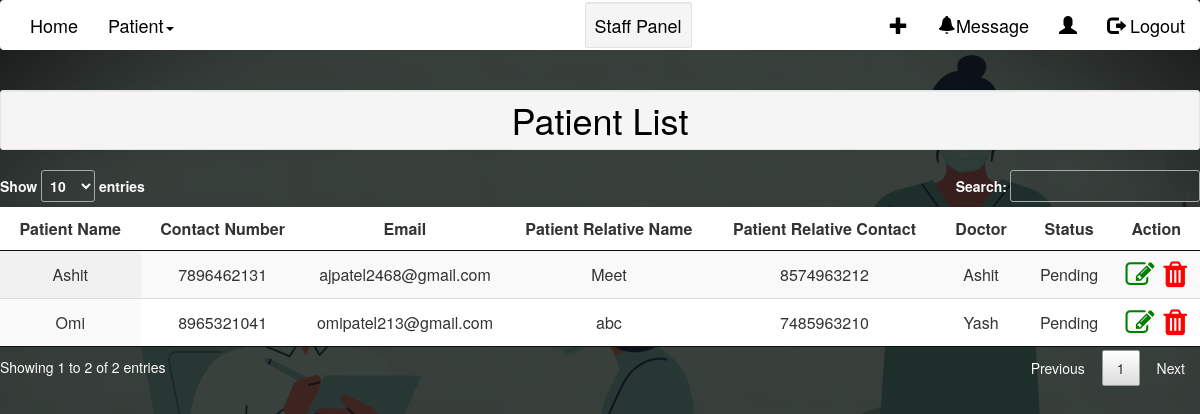
Before: /viewPatient/ with the older database file.
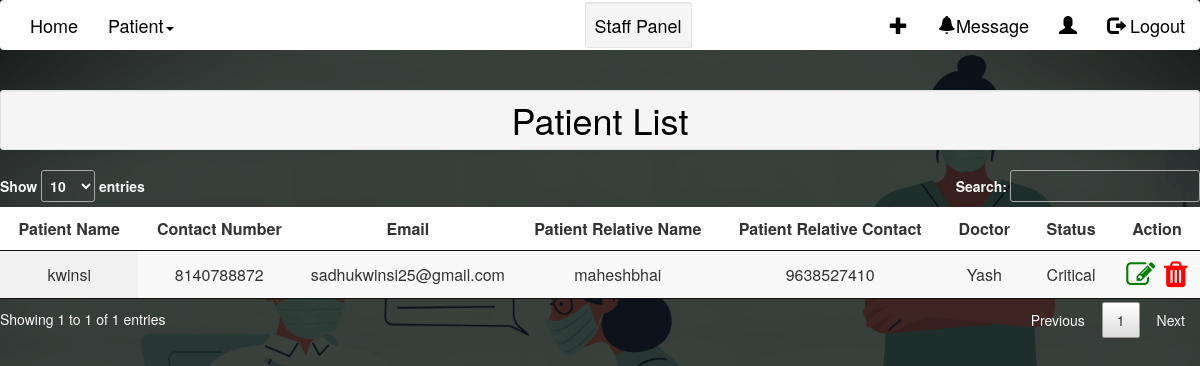
After: the same page with the newer database file.
### home/models.py (models this page shows, shortened)
class Patient(models.Model):
    caseNumber = models.IntegerField(('Case Number'),default=random.randint(100000,999999),unique=True)
    patientId = models.AutoField(primary_key=True)
    patientName = models.CharField(("Patient Name"),max_length=24)
    patientEmail = models.EmailField(("Email Id"),unique=True)
    GENDER_CHOICES = (
        ('M', 'Male'),
        ('F', 'Female'),
    )
    gender = models.CharField(max_length=1, choices=GENDER_CHOICES)
    phone = models.IntegerField(("Phone Number"),validators=[validate_phoneNumber],unique=True)
    patientRelativeNumber = models.IntegerField(("Relative's Phone number"),validators=[validate_phoneNumber])
    patientRelativeName = models.CharField(("Relative's name"),max_length=24)
    line1 = models.CharField(("Address line1"),max_length=250)
    line2 = models.CharField(("Address line2"),max_length=250)
    state = models.ForeignKey('State',on_delete=models.CASCADE,null=True)
    sname = State.objects.filter(stateName = state)
    city = models.ForeignKey('City',on_delete=models.CASCADE,null=True) #,limit_choices_to={'stateName': 1}
    pincode = models.IntegerField(("Pincode"),validators=[validate_pincode])
    previousHistory = models.CharField(("Previous history"),max_length=250)
    dob = models.DateField(("Date of birth"))
    wardName = models.ForeignKey('Ward',on_delete=models.CASCADE,blank=True,default="")
    bedNumber  = models.ForeignKey('Bed',on_delete=models.CASCADE,blank=True) #,limit_choices_to={'occupied': False}
    doctorName = models.ForeignKey('Doctor',on_delete=models.CASCADE,default=None,blank=True)
    doctorNotes = models.CharField(("Doctor Notes"),max_length=250,default=None,blank=True)
    doctorVisitingTime = models.DateTimeField(("Doctor Visiting Time"),default=None,blank=True)
    dateTime = models.DateTimeField(("Date Time"),default=now)
    pending = 'Pending'
    critical = 'Critical'
    recovering = 'Recovering'
    recovered = 'Recovered'
    deceased = 'Deceased'
    PATIENT_STATUS_CHOICES = [
        (pending,'pending'),
        (critical, 'critical'),
        (recovering, 'recovering'),
        (recovered, 'recovered'),
        (deceased, 'deceased'),]
    patientStatus = models.CharField(("Patient Status"),max_length=10,choices=PATIENT_STATUS_CHOICES,default=pending)

class Doctor(models.Model):
    doctorId = models.AutoField(primary_key=True)
    doctorName = models.CharField(("Doctor Name"),max_length=24)
    doctorUsername=models.CharField(("Doctor Username"),max_length=15)
    doctorPass=models.CharField(("Doctor Password"),max_length=100)
    doctorContact = models.IntegerField(("Doctor Contact"))
    doctorEmail=models.EmailField(("Email Id"),unique=True)
    Specialization = models.ForeignKey('Specialization',on_delete = models.CASCADE,null=False)
    code=models.CharField(default='000000',max_length=16)
    def __str__(self):
        return self.doctorName

### home/views.py (the view)
# urls.py: path('viewPatient/',views.viewPatient,name="viewPatient"),
def viewPatient(request):
    viewData = Patient.objects.all()
    return render(request, 'viewPatient.html',{"viewData":viewData})

### home/templates/viewPatient.html (shortened to what this page needs)
{% load static %}
{% include 'staffNav.html' %}
<!DOCTYPE html>
<html lang="en">
<head>
    <link rel="stylesheet" href="https://use.fontawesome.com/releases/v5.8.1/css/all.css">
    <link  href="{% static 'css/responsive.css' %}" rel="stylesheet">
    <link  href="{% static 'css/jquery.mCustomScrollbar.min.css' %}" rel="stylesheet">
    <link rel="stylesheet" href="https://netdna.bootstrapcdn.com/font-awesome/4.0.3/css/font-awesome.css">
    <link  href="{% static 'css/owl.carousel.min.css' %}" rel="stylesheet">
    <link rel="stylesheet" href="https://cdnjs.cloudflare.com/ajax/libs/fancybox/2.1.5/jquery.fancybox.min.css" media="screen">
    <link rel="stylesheet" href="{% static 'css/dataTable.css' %}">
    <link rel="stylesheet" href="https://cdnjs.cloudflare.com/ajax/libs/font-awesome/4.7.0/css/font-awesome.min.css">
    <link rel="stylesheet" href="{% static 'css/staffNav.css' %}">
</head>
<body >
    <h1 class="text-center well well-sm  page-header"><strong>Patient List</strong></h1>
        <table id="example" class="display" style="width:100%;">
            <thead>
                <tr>
                    <th style="background-color: white;">Patient Name</th>
                    <th style="background-color: white;">Contact Number</th>
                    <th style="background-color: white;">Email</th>
                    <th style="background-color: white;">Patient Relative Name</th>
                    <th style="background-color: white;">Patient Relative Contact</th>
                    <th style="background-color: white;">Doctor</th>
                    <th style="background-color: white;">Status</th>
                    <th style="background-color: white;">Action</th>
                </tr>
            </thead>
            <tbody>
                {% for i in viewData %}
                <tr>
                    <td>{{i.patientName}}</td>
                    <td>{{i.phone}}</td>
                    <td>{{i.patientEmail}}</td>
                    <td>{{i.patientRelativeName}}</td>
                    <td>{{i.patientRelativeNumber}}</td>
                    <td>{{i.doctorName}}</td>
                    <td>{{i.patientStatus}}</td>
                    <td><a href="/updatePatient?id={{i.patientId}}/"><i class="fa fa-edit" style="font-size:29px;color:green"></i></a>&nbsp;
                        <a href="/deletePatient?id={{i.patientId}}/" onclick="showAlert();"><i class="fa fa-trash" style="font-size:30px;color:red"></i></a></td>
                </tr>
                {% endfor %}
            </tbody>
        </table>
</body>
</html>

### home/templates/staffNav.html (shortened to what this page needs)
{% load static %}
<!DOCTYPE html>
<html lang="en">
<head>
  <link rel="stylesheet" href="https://maxcdn.bootstrapcdn.com/bootstrap/3.4.1/css/bootstrap.min.css">
  <link rel="stylesheet" href="{% static 'css/staffNav.css' %}">
  <link rel="stylesheet" href="https://use.fontawesome.com/releases/v5.8.1/css/all.css">
</head>
<body >
<nav class="navbar navbar-inverse">
  <div class="container-fluid">
    <ul class="nav navbar-nav">
      <li><a href="{% url 'staffDashboard' %}" ><b style="font-size: large;">Home</b></a></li>
      <li class="dropdown"><a class="dropdown-toggle" data-toggle="dropdown" href="#" ><b style="font-size: large;">Patient</b><span class="caret"></span></a>
      </li>
      <li><a href="#" ><b style="font-size: large;"></b></a></li>
    </ul>
    <ul class="nav navbar-nav" style="margin-left:30%;size: 12px;"></b>
      <li><a href="#"><b style="font-size: large;" class="well well-sm font-weight-bold">Staff Panel</b></a></li>
    </ul>
    <ul class="nav navbar-nav navbar-right">
      <li><a href="{% url 'patient' %}" ><b style="font-size: large;"><span class="glyphicon glyphicon-plus"></span></b></a></li>
      <li><a href="{% url 'message' %}" ><b style="font-size: large;"><span class="glyphicon glyphicon-bell"></span>Message</b></a></li>
      <li><a href="#" ><b style="font-size: large;"><span class="glyphicon glyphicon-user"></span>{{request.session.Suser}}</b></a></li>
      <li><a href="{% url 'logout' %}" ><b style="font-size: large;"><span class="glyphicon glyphicon-log-out"></span> Logout</b></a></li>
    </ul>
  </div>
</nav>
</body>
</html>

### static/css/staffNav.css (style rules this page uses)
body { background: url('../doccopy.png'); background-size: cover; }
.navbar-inverse { background-color: white; border: none; }
b, strong { font-weight: 500; color: black; }
.caret { display: inline-block; width: 0; height: 0; margin-left: 2px; vertical-align: middle; border-top: 4px dashed; border-top: 4px solid\9; border-right: 4px solid transparent; border-left: 4px solid transparent; color: black; }
body { font-family: "Helvetica Neue",Helvetica,Arial,sans-serif; font-size: 14px; color: #333; }
th,td { text-align: center; }

### static/css/dataTable.css (style rules this page uses)
table.dataTable { width:100%;margin:0 auto;clear:both;border-collapse:separate;border-spacing:0 }
table.dataTable thead th,table.dataTable tfoot th { font-weight:bold }
table.dataTable thead th,table.dataTable thead td { padding:10px 18px;border-bottom:1px solid #111 }
table.dataTable thead .sorting,table.dataTable thead .sorting_asc,table.dataTable thead .sorting_desc,table.dataTable thead .sorting_asc_disabled,table.dataTable thead .sorting_desc_disabled { cursor:pointer;*cursor:hand;background-repeat:no-repeat;background-position:center right }
table.dataTable thead .sorting { background-image:url("../images/sort_both.png") }
table.dataTable thead .sorting_asc { background-image:url("../images/sort_asc.png") !important }
table.dataTable tbody tr { background-color:#fff }
table.dataTable tbody th,table.dataTable tbody td { padding:8px 10px }
table.dataTable.row-border tbody th,table.dataTable.row-border tbody td,table.dataTable.display tbody th,table.dataTable.display tbody td { border-top:1px solid #ddd }
table.dataTable.row-border tbody tr:first-child th,table.dataTable.row-border tbody tr:first-child td,table.dataTable.display tbody tr:first-child th,table.dataTable.display tbody tr:first-child td { border-top:none }
table.dataTable.stripe tbody tr.odd,table.dataTable.display tbody tr.odd { background-color:#f9f9f9 }
table.dataTable.order-column tbody tr>.sorting_1,table.dataTable.order-column tbody tr>.sorting_2,table.dataTable.order-column tbody tr>.sorting_3,table.dataTable.display tbody tr>.sorting_1,table.dataTable.display tbody tr>.sorting_2,table.dataTable.display tbody tr>.sorting_3 { background-color:#fafafa }
table.dataTable.display tbody tr.odd>.sorting_1,table.dataTable.order-column.stripe tbody tr.odd>.sorting_1 { background-color:#f1f1f1 }
table.dataTable.no-footer { border-bottom:1px solid #111 }
table.dataTable th,table.dataTable td { box-sizing:content-box }

Changed rows visible on the page:
removed Patient: patientName "Ashit", phone "7896462131", patientEmail "ajpatel2468@gmail.com", patientRelativeName "Meet", patientRelativeNumber "8574963212", doctorName "Ashit", patientStatus "Pending"
removed Patient: patientName "Omi", phone "8965321041", patientEmail "omipatel213@gmail.com", patientRelativeName "abc", patientRelativeNumber "7485963210", doctorName "Yash", patientStatus "Pending"
added Patient: patientName "kwinsi", phone "8140788872", patientEmail "sadhukwinsi25@gmail.com", patientRelativeName "maheshbhai", patientRelativeNumber "9638527410", doctorName "Yash", patientStatus "Critical"
Other visible differences:
text written by a page script: "Show entries Search: Showing 1 to 2 of 2 entries Previous 1 Next" → "Show entries Search: Showing 1 to 1 of 1 entries Previous 1 Next"
